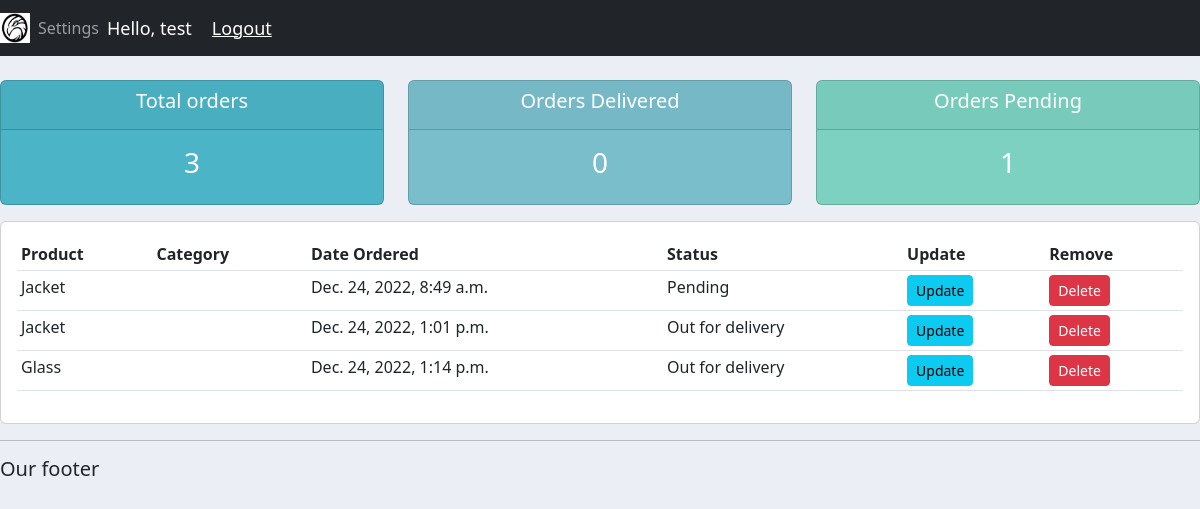
Screenshot of /user/ (signed in) with the database file from the repository.
### accounts/models.py (models this page shows, shortened)
class Order(models.Model):
    STATUS=(
        ('Pending','Pending'),
        ('Out for delivery','Out for delivery'),
        ('Delivered','Delivered'),
    )
    customer = models.ForeignKey(Customer, null=True, on_delete=models.SET_NULL)
    product = models.ForeignKey(Product, null=True, on_delete=models.SET_NULL)
    date_created = models.DateTimeField(auto_now_add=True, null=True)
    status = models.CharField(max_length=200, null=True,choices=STATUS)

class Product(models.Model):
    CATEGORY=(
        ('Indoor','Indoor'),
        ('Out door','Out door'),
    )
    name = models.CharField(max_length=200, null=True)
    price = models.FloatField(null=True)
    category = models.CharField(max_length=200, null=True,choices=CATEGORY)
    description = models.CharField(max_length=200, null=True, blank=True)
    date_created = models.DateTimeField(auto_now_add=True, null=True)
    tags = models.ManyToManyField(Tag)
    def __str__(self):
        return self.name

### accounts/decorators.py (the view)
        def wrapper_func(request, *args, **kwargs):
            group = None
            if request.user.groups.exists():
                group = request.user.groups.all()[0].name
            if group in allowed_roles:
                return view_func(request, *args, **kwargs)
            else:
                return HttpResponse("You are not authorized to view this page")

### accounts/views.py (called while the page is built)
@login_required(login_url='login')
@allowed_users(allowed_roles=['Customer'])
def userPage(request):
    orders = request.user.customer.order_set.all()
    total_orders = orders.count()
    delivered = orders.filter(status='Delivered').count()
    pending = orders.filter(status='Pending').count()
    context = {'orders':orders,'total_orders':total_orders, 'delivered':delivered, 'pending':pending}
    return render(request, 'accounts/user.html', context)

### accounts/templates/accounts/user.html
{% extends 'accounts/main.html' %}
{% block content %}
{% include 'accounts/status.html' %}
<div class="row">
    <div class="col-md">
        <div class="card card-body">
            <table class="table table-sm">
                <tr>
                    <th>Product</th>
                    <th>Category</th>
                    <th>Date Ordered</th>
                    <th>Status</th>
                    <th>Update</th>
                    <th>Remove</th>
                </tr>
                {% for order in orders %}
                <tr>
                    <td>{{ order.product }}</td>
                    <td>{{ order.status.category }}</td>
                    <td>{{ order.date_created }}</td>
                    <td>{{ order.status }}</td>
                    <td><a class="btn btn-sm btn-info" href="{% url 'update_order' order.id %}">Update</a></td>
                    <td><a class="btn btn-sm btn-danger" href="{% url 'delete_order' order.id %}">Delete</a></td>
                </tr>
                {% endfor %}
            </table>
        </div>
    </div>
</div>
{% endblock %}

### accounts/templates/accounts/navbar.html (shortened to what this page needs)
{% load static %}
<nav class="navbar navbar-expand-lg navbar-dark bg-dark">
    <img src="{% static 'images/logo.png' %}" width="30px" height="30px">
    <div class="collapse navbar-collapse" id="navbarNav">
      <ul class="navbar-nav">
        {% if request.user.is.staff %}
        <li class="nav-item active">
          <a class="nav-link" href="{% url 'home' %}">Dashboard</a>
        </li>
        <li class="nav-item">
          <a class="nav-link" href="{% url 'products' %}">Products</a>
        </li>
        {% else%}
        <li class="nav-item">
          <a class="nav-link" href="{% url 'account' %}">Settings</a>
        </li>
        {% endif %}
      </ul>
      <span class="hello-msg">Hello, {{request.user}}</span>
    <span><a class="hello-msg" href="{% url 'logout' %}">Logout</a></span>
    </div>
  </nav>

### static/css/main.css (style rules this page uses)
body { background-color: #ebeff5; }

### accounts/templates/accounts/navbar.html (style rules this page uses)
.hello-msg { font-size: 18px; color: #fff; margin-right: 20px; }

### rows the page displays
Order: product "Jacket", date_created "Dec. 24, 2022, 8:49 a.m.", status "Pending"
Order: product "Jacket", date_created "Dec. 24, 2022, 1:01 p.m.", status "Out for delivery"
Order: product "Glass", date_created "Dec. 24, 2022, 1:14 p.m.", status "Out for delivery"

### other values shown
{{ request.user }} "test"
{{ total_orders }} "3"
{{ delivered }} "0"
{{ pending }} "1"
